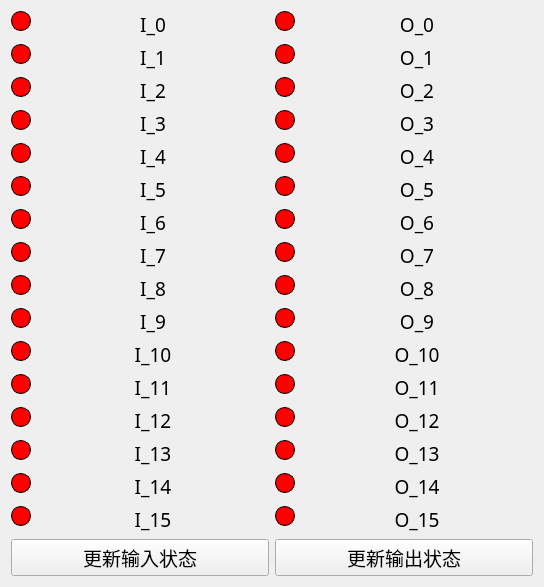
<?xml version="1.0" encoding="UTF-8"?>
<ui version="4.0">
 <class>IO</class>
 <widget class="QWidget" name="IO">
  <property name="geometry">
   <rect>
    <x>0</x>
    <y>0</y>
    <width>544</width>
    <height>496</height>
   </rect>
  </property>
  <property name="windowTitle">
   <string>Form</string>
  </property>
  <property name="styleSheet">
   <string notr="true"/>
  </property>
  <layout class="QGridLayout" name="gridLayout_2">
   <item row="0" column="0">
    <layout class="QFormLayout" name="formLayout">
     <item row="0" column="0">
      <widget class="QPushButton" name="I0Button">
       <property name="minimumSize">
        <size>
         <width>20</width>
         <height>20</height>
        </size>
       </property>
       <property name="maximumSize">
        <size>
         <width>20</width>
         <height>20</height>
        </size>
       </property>
       <property name="styleSheet">
        <string notr="true">#I0Button {
    background-color: red;
    border-radius: 10px; 
    border: 1px solid black;
}
</string>
       </property>
       <property name="text">
        <string/>
       </property>
       <property name="flat">
        <bool>false</bool>
       </property>
      </widget>
     </item>
     <item row="0" column="1">
      <widget class="QLabel" name="label_9">
       <property name="font">
        <font>
         <family>微软雅黑</family>
         <pointsize>14</pointsize>
        </font>
       </property>
       <property name="text">
        <string>&lt;html&gt;&lt;head/&gt;&lt;body&gt;&lt;p align=&quot;center&quot;&gt;I_0&lt;/p&gt;&lt;/body&gt;&lt;/html&gt;</string>
       </property>
      </widget>
     </item>
     <item row="1" column="0">
      <widget class="QPushButton" name="I1Button">
       <property name="minimumSize">
        <size>
         <width>20</width>
         <height>20</height>
        </size>
       </property>
       <property name="maximumSize">
        <size>
         <width>20</width>
         <height>20</height>
        </size>
       </property>
       <property name="styleSheet">
        <string notr="true">#I1Button {
    background-color: red;
    border-radius: 10px; 
    border: 1px solid black;
}
</string>
       </property>
       <property name="text">
        <string/>
       </property>
       <property name="flat">
        <bool>false</bool>
       </property>
      </widget>
     </item>
     <item row="1" column="1">
      <widget class="QLabel" name="label_17">
       <property name="font">
        <font>
         <family>微软雅黑</family>
         <pointsize>14</pointsize>
        </font>
       </property>
       <property name="text">
        <string>&lt;html&gt;&lt;head/&gt;&lt;body&gt;&lt;p align=&quot;center&quot;&gt;I_1&lt;/p&gt;&lt;/body&gt;&lt;/html&gt;</string>
       </property>
      </widget>
     </item>
     <item row="2" column="0">
      <widget class="QPushButton" name="I2Button">
       <property name="minimumSize">
        <size>
         <width>20</width>
         <height>20</height>
        </size>
       </property>
       <property name="maximumSize">
        <size>
         <width>20</width>
         <height>20</height>
        </size>
       </property>
       <property name="styleSheet">
        <string notr="true">#I2Button {
    background-color: red;
    border-radius: 10px; 
    border: 1px solid black;
}
</string>
       </property>
       <property name="text">
        <string/>
       </property>
       <property name="flat">
        <bool>false</bool>
       </property>
      </widget>
     </item>
     <item row="2" column="1">
      <widget class="QLabel" name="label_19">
       <property name="font">
        <font>
         <family>微软雅黑</family>
         <pointsize>14</pointsize>
        </font>
       </property>
       <property name="text">
        <string>&lt;html&gt;&lt;head/&gt;&lt;body&gt;&lt;p align=&quot;center&quot;&gt;I_2&lt;/p&gt;&lt;/body&gt;&lt;/html&gt;</string>
       </property>
      </widget>
     </item>
     <item row="3" column="0">
      <widget class="QPushButton" name="I3Button">
       <property name="minimumSize">
        <size>
         <width>20</width>
         <height>20</height>
        </size>
       </property>
       <property name="maximumSize">
        <size>
         <width>20</width>
         <height>20</height>
        </size>
       </property>
       <property name="styleSheet">
        <string notr="true">#I3Button {
    background-color: red;
    border-radius: 10px; 
    border: 1px solid black;
}
</string>
       </property>
       <property name="text">
        <string/>
       </property>
       <property name="flat">
        <bool>false</bool>
       </property>
      </widget>
     </item>
     <item row="3" column="1">
      <widget class="QLabel" name="label_23">
       <property name="font">
        <font>
         <family>微软雅黑</family>
         <pointsize>14</pointsize>
        </font>
       </property>
       <property name="text">
        <string>&lt;html&gt;&lt;head/&gt;&lt;body&gt;&lt;p align=&quot;center&quot;&gt;I_3&lt;/p&gt;&lt;/body&gt;&lt;/html&gt;</string>
       </property>
      </widget>
     </item>
     <item row="4" column="0">
      <widget class="QPushButton" name="I4Button">
       <property name="minimumSize">
        <size>
         <width>20</width>
         <height>20</height>
        </size>
       </property>
       <property name="maximumSize">
        <size>
         <width>20</width>
         <height>20</height>
        </size>
       </property>
       <property name="styleSheet">
        <string notr="true">#I4Button {
    background-color: red;
    border-radius: 10px; 
    border: 1px solid black;
}
</string>
       </property>
       <property name="text">
        <string/>
       </property>
       <property name="flat">
        <bool>false</bool>
       </property>
      </widget>
     </item>
     <item row="4" column="1">
      <widget class="QLabel" name="label_20">
       <property name="font">
        <font>
         <family>微软雅黑</family>
         <pointsize>14</pointsize>
        </font>
       </property>
       <property name="text">
        <string>&lt;html&gt;&lt;head/&gt;&lt;body&gt;&lt;p align=&quot;center&quot;&gt;I_4&lt;/p&gt;&lt;/body&gt;&lt;/html&gt;</string>
       </property>
      </widget>
     </item>
     <item row="5" column="0">
      <widget class="QPushButton" name="I5Button">
       <property name="minimumSize">
        <size>
         <width>20</width>
         <height>20</height>
        </size>
       </property>
       <property name="maximumSize">
        <size>
         <width>20</width>
         <height>20</height>
        </size>
       </property>
       <property name="styleSheet">
        <string notr="true">#I5Button {
    background-color: red;
    border-radius: 10px; 
    border: 1px solid black;
}
</string>
       </property>
       <property name="text">
        <string/>
       </property>
       <property name="flat">
        <bool>false</bool>
       </property>
      </widget>
     </item>
     <item row="5" column="1">
      <widget class="QLabel" name="label_21">
       <property name="font">
        <font>
         <family>微软雅黑</family>
         <pointsize>14</pointsize>
        </font>
       </property>
       <property name="text">
        <string>&lt;html&gt;&lt;head/&gt;&lt;body&gt;&lt;p align=&quot;center&quot;&gt;I_5&lt;/p&gt;&lt;/body&gt;&lt;/html&gt;</string>
       </property>
      </widget>
     </item>
     <item row="6" column="0">
      <widget class="QPushButton" name="I6Button">
       <property name="minimumSize">
        <size>
         <width>20</width>
         <height>20</height>
        </size>
       </property>
       <property name="maximumSize">
        <size>
         <width>20</width>
         <height>20</height>
        </size>
       </property>
       <property name="styleSheet">
        <string notr="true">#I6Button {
    background-color: red;
    border-radius: 10px; 
    border: 1px solid black;
}
</string>
       </property>
       <property name="text">
        <string/>
       </property>
       <property name="flat">
        <bool>false</bool>
       </property>
      </widget>
     </item>
     <item row="6" column="1">
      <widget class="QLabel" name="label_22">
       <property name="font">
        <font>
         <family>微软雅黑</family>
         <pointsize>14</pointsize>
        </font>
       </property>
       <property name="text">
        <string>&lt;html&gt;&lt;head/&gt;&lt;body&gt;&lt;p align=&quot;center&quot;&gt;I_6&lt;/p&gt;&lt;/body&gt;&lt;/html&gt;</string>
       </property>
      </widget>
     </item>
     <item row="7" column="0">
      <widget class="QPushButton" name="I7Button">
       <property name="minimumSize">
        <size>
         <width>20</width>
         <height>20</height>
        </size>
       </property>
       <property name="maximumSize">
        <size>
         <width>20</width>
         <height>20</height>
        </size>
       </property>
       <property name="styleSheet">
        <string notr="true">#I7Button {
    background-color: red;
    border-radius: 10px; 
    border: 1px solid black;
}
</string>
       </property>
       <property name="text">
        <string/>
       </property>
       <property name="flat">
        <bool>false</bool>
       </property>
      </widget>
     </item>
     <item row="7" column="1">
      <widget class="QLabel" name="label_24">
       <property name="font">
        <font>
         <family>微软雅黑</family>
         <pointsize>14</pointsize>
        </font>
       </property>
       <property name="text">
        <string>&lt;html&gt;&lt;head/&gt;&lt;body&gt;&lt;p align=&quot;center&quot;&gt;I_7&lt;/p&gt;&lt;/body&gt;&lt;/html&gt;</string>
       </property>
      </widget>
     </item>
     <item row="8" column="0">
      <widget class="QPushButton" name="I8Button">
       <property name="minimumSize">
        <size>
         <width>20</width>
         <height>20</height>
        </size>
       </property>
       <property name="maximumSize">
        <size>
         <width>20</width>
         <height>20</height>
        </size>
       </property>
       <property name="styleSheet">
        <string notr="true">#I8Button {
    background-color: red;
    border-radius: 10px; 
    border: 1px solid black;
}
</string>
       </property>
       <property name="text">
        <string/>
       </property>
       <property name="flat">
        <bool>false</bool>
       </property>
      </widget>
     </item>
     <item row="8" column="1">
      <widget class="QLabel" name="label_25">
       <property name="font">
        <font>
         <family>微软雅黑</family>
         <pointsize>14</pointsize>
        </font>
       </property>
       <property name="text">
        <string>&lt;html&gt;&lt;head/&gt;&lt;body&gt;&lt;p align=&quot;center&quot;&gt;I_8&lt;/p&gt;&lt;/body&gt;&lt;/html&gt;</string>
       </property>
      </widget>
     </item>
     <item row="9" column="0">
      <widget class="QPushButton" name="I9Button">
       <property name="minimumSize">
        <size>
         <width>20</width>
         <height>20</height>
        </size>
       </property>
       <property name="maximumSize">
        <size>
         <width>20</width>
         <height>20</height>
        </size>
       </property>
       <property name="styleSheet">
        <string notr="true">#I9Button {
    background-color: red;
    border-radius: 10px; 
    border: 1px solid black;
}
</string>
       </property>
       <property name="text">
        <string/>
       </property>
       <property name="flat">
        <bool>false</bool>
       </property>
      </widget>
     </item>
     <item row="9" column="1">
      <widget class="QLabel" name="label_26">
       <property name="font">
        <font>
         <family>微软雅黑</family>
         <pointsize>14</pointsize>
        </font>
       </property>
       <property name="text">
        <string>&lt;html&gt;&lt;head/&gt;&lt;body&gt;&lt;p align=&quot;center&quot;&gt;I_9&lt;/p&gt;&lt;/body&gt;&lt;/html&gt;</string>
       </property>
      </widget>
     </item>
     <item row="10" column="0">
      <widget class="QPushButton" name="I10Button">
       <property name="minimumSize">
        <size>
         <width>20</width>
         <height>20</height>
        </size>
       </property>
       <property name="maximumSize">
        <size>
         <width>20</width>
         <height>20</height>
        </size>
       </property>
       <property name="styleSheet">
        <string notr="true">#I10Button {
    background-color: red;
    border-radius: 10px; 
    border: 1px solid black;
}
</string>
       </property>
       <property name="text">
        <string/>
       </property>
       <property name="flat">
        <bool>false</bool>
       </property>
      </widget>
     </item>
     <item row="10" column="1">
      <widget class="QLabel" name="label_27">
       <property name="font">
        <font>
         <family>微软雅黑</family>
         <pointsize>14</pointsize>
        </font>
       </property>
       <property name="text">
        <string>&lt;html&gt;&lt;head/&gt;&lt;body&gt;&lt;p align=&quot;center&quot;&gt;I_10&lt;/p&gt;&lt;/body&gt;&lt;/html&gt;</string>
       </property>
      </widget>
     </item>
     <item row="11" column="0">
      <widget class="QPushButton" name="I11Button">
       <property name="minimumSize">
        <size>
         <width>20</width>
         <height>20</height>
        </size>
       </property>
       <property name="maximumSize">
        <size>
         <width>20</width>
         <height>20</height>
        </size>
       </property>
       <property name="styleSheet">
        <string notr="true">#I11Button {
    background-color: red;
    border-radius: 10px; 
    border: 1px solid black;
}
</string>
       </property>
       <property name="text">
        <string/>
       </property>
       <property name="flat">
        <bool>false</bool>
       </property>
      </widget>
     </item>
     <item row="11" column="1">
      <widget class="QLabel" name="label_28">
       <property name="font">
        <font>
         <family>微软雅黑</family>
         <pointsize>14</pointsize>
        </font>
       </property>
       <property name="text">
        <string>&lt;html&gt;&lt;head/&gt;&lt;body&gt;&lt;p align=&quot;center&quot;&gt;I_11&lt;/p&gt;&lt;/body&gt;&lt;/html&gt;</string>
       </property>
      </widget>
     </item>
     <item row="12" column="0">
      <widget class="QPushButton" name="I12Button">
       <property name="minimumSize">
        <size>
         <width>20</width>
         <height>20</height>
        </size>
       </property>
       <property name="maximumSize">
        <size>
         <width>20</width>
         <height>20</height>
        </size>
       </property>
       <property name="styleSheet">
        <string notr="true">#I12Button {
    background-color: red;
    border-radius: 10px; 
    border: 1px solid black;
}
</string>
       </property>
       <property name="text">
        <string/>
       </property>
       <property name="flat">
        <bool>false</bool>
       </property>
      </widget>
     </item>
     <item row="12" column="1">
      <widget class="QLabel" name="label_29">
       <property name="font">
        <font>
         <family>微软雅黑</family>
         <pointsize>14</pointsize>
        </font>
       </property>
       <property name="text">
        <string>&lt;html&gt;&lt;head/&gt;&lt;body&gt;&lt;p align=&quot;center&quot;&gt;I_12&lt;/p&gt;&lt;/body&gt;&lt;/html&gt;</string>
       </property>
      </widget>
     </item>
     <item row="13" column="0">
      <widget class="QPushButton" name="I13Button">
       <property name="minimumSize">
        <size>
         <width>20</width>
         <height>20</height>
        </size>
       </property>
       <property name="maximumSize">
        <size>
         <width>20</width>
         <height>20</height>
        </size>
       </property>
       <property name="styleSheet">
        <string notr="true">#I13Button {
    background-color: red;
    border-radius: 10px; 
    border: 1px solid black;
}
</string>
       </property>
       <property name="text">
        <string/>
       </property>
       <property name="flat">
        <bool>false</bool>
       </property>
      </widget>
     </item>
     <item row="13" column="1">
      <widget class="QLabel" name="label_30">
       <property name="font">
        <font>
         <family>微软雅黑</family>
         <pointsize>14</pointsize>
        </font>
       </property>
       <property name="text">
        <string>&lt;html&gt;&lt;head/&gt;&lt;body&gt;&lt;p align=&quot;center&quot;&gt;I_13&lt;/p&gt;&lt;/body&gt;&lt;/html&gt;</string>
       </property>
      </widget>
     </item>
     <item row="14" column="0">
      <widget class="QPushButton" name="I14Button">
       <property name="minimumSize">
        <size>
         <width>20</width>
         <height>20</height>
        </size>
       </property>
       <property name="maximumSize">
        <size>
         <width>20</width>
         <height>20</height>
        </size>
       </property>
       <property name="styleSheet">
        <string notr="true">#I14Button {
    background-color: red;
    border-radius: 10px; 
    border: 1px solid black;
}
</string>
       </property>
       <property name="text">
        <string/>
       </property>
       <property name="flat">
        <bool>false</bool>
       </property>
      </widget>
     </item>
     <item row="14" column="1">
      <widget class="QLabel" name="label_31">
       <property name="font">
        <font>
         <family>微软雅黑</family>
         <pointsize>14</pointsize>
        </font>
       </property>
       <property name="text">
        <string>&lt;html&gt;&lt;head/&gt;&lt;body&gt;&lt;p align=&quot;center&quot;&gt;I_14&lt;/p&gt;&lt;/body&gt;&lt;/html&gt;</string>
       </property>
      </widget>
     </item>
     <item row="15" column="0">
      <widget class="QPushButton" name="I15Button">
       <property name="minimumSize">
        <size>
         <width>20</width>
         <height>20</height>
        </size>
       </property>
       <property name="maximumSize">
        <size>
         <width>20</width>
         <height>20</height>
        </size>
       </property>
       <property name="styleSheet">
        <string notr="true">#I15Button {
    background-color: red;
    border-radius: 10px; 
    border: 1px solid black;
}
</string>
       </property>
       <property name="text">
        <string/>
       </property>
       <property name="flat">
        <bool>false</bool>
       </property>
      </widget>
     </item>
     <item row="15" column="1">
      <widget class="QLabel" name="label_32">
       <property name="font">
        <font>
         <family>微软雅黑</family>
         <pointsize>14</pointsize>
        </font>
       </property>
       <property name="text">
        <string>&lt;html&gt;&lt;head/&gt;&lt;body&gt;&lt;p align=&quot;center&quot;&gt;I_15&lt;/p&gt;&lt;/body&gt;&lt;/html&gt;</string>
       </property>
      </widget>
     </item>
    </layout>
   </item>
   <item row="0" column="1">
    <layout class="QFormLayout" name="formLayout_2">
     <item row="0" column="0">
      <widget class="QPushButton" name="O0Button">
       <property name="minimumSize">
        <size>
         <width>20</width>
         <height>20</height>
        </size>
       </property>
       <property name="maximumSize">
        <size>
         <width>20</width>
         <height>20</height>
        </size>
       </property>
       <property name="styleSheet">
        <string notr="true">#O0Button {
    background-color: red;
    border-radius: 10px; 
    border: 1px solid black;
}
</string>
       </property>
       <property name="text">
        <string/>
       </property>
       <property name="flat">
        <bool>false</bool>
       </property>
      </widget>
     </item>
     <item row="0" column="1">
      <widget class="QLabel" name="label">
       <property name="font">
        <font>
         <family>微软雅黑</family>
         <pointsize>14</pointsize>
        </font>
       </property>
       <property name="text">
        <string>&lt;html&gt;&lt;head/&gt;&lt;body&gt;&lt;p align=&quot;center&quot;&gt;O_0&lt;/p&gt;&lt;/body&gt;&lt;/html&gt;</string>
       </property>
      </widget>
     </item>
     <item row="1" column="0">
      <widget class="QPushButton" name="O1Button">
       <property name="minimumSize">
        <size>
         <width>20</width>
         <height>20</height>
        </size>
       </property>
       <property name="maximumSize">
        <size>
         <width>20</width>
         <height>20</height>
        </size>
       </property>
       <property name="styleSheet">
        <string notr="true">#O1Button {
    background-color: red;
    border-radius: 10px; 
    border: 1px solid black;
}
</string>
       </property>
       <property name="text">
        <string/>
       </property>
       <property name="flat">
        <bool>false</bool>
       </property>
      </widget>
     </item>
     <item row="1" column="1">
      <widget class="QLabel" name="label_18">
       <property name="font">
        <font>
         <family>微软雅黑</family>
         <pointsize>14</pointsize>
        </font>
       </property>
       <property name="text">
        <string>&lt;html&gt;&lt;head/&gt;&lt;body&gt;&lt;p align=&quot;center&quot;&gt;O_1&lt;/p&gt;&lt;/body&gt;&lt;/html&gt;</string>
       </property>
      </widget>
     </item>
     <item row="2" column="0">
      <widget class="QPushButton" name="O2Button">
       <property name="minimumSize">
        <size>
         <width>20</width>
         <height>20</height>
        </size>
       </property>
       <property name="maximumSize">
        <size>
         <width>20</width>
         <height>20</height>
        </size>
       </property>
       <property name="styleSheet">
        <string notr="true">#O2Button {
    background-color: red;
    border-radius: 10px; 
    border: 1px solid black;
}
</string>
       </property>
       <property name="text">
        <string/>
       </property>
       <property name="flat">
        <bool>false</bool>
       </property>
      </widget>
     </item>
     <item row="2" column="1">
      <widget class="QLabel" name="label_46">
       <property name="font">
        <font>
         <family>微软雅黑</family>
         <pointsize>14</pointsize>
        </font>
       </property>
       <property name="text">
        <string>&lt;html&gt;&lt;head/&gt;&lt;body&gt;&lt;p align=&quot;center&quot;&gt;O_2&lt;/p&gt;&lt;/body&gt;&lt;/html&gt;</string>
       </property>
      </widget>
     </item>
     <item row="3" column="0">
      <widget class="QPushButton" name="O3Button">
       <property name="minimumSize">
        <size>
         <width>20</width>
         <height>20</height>
        </size>
       </property>
       <property name="maximumSize">
        <size>
         <width>20</width>
         <height>20</height>
        </size>
       </property>
       <property name="styleSheet">
        <string notr="true">#O3Button {
    background-color: red;
    border-radius: 10px; 
    border: 1px solid black;
}
</string>
       </property>
       <property name="text">
        <string/>
       </property>
       <property name="flat">
        <bool>false</bool>
       </property>
      </widget>
     </item>
     <item row="3" column="1">
      <widget class="QLabel" name="label_45">
       <property name="font">
        <font>
         <family>微软雅黑</family>
         <pointsize>14</pointsize>
        </font>
       </property>
       <property name="text">
        <string>&lt;html&gt;&lt;head/&gt;&lt;body&gt;&lt;p align=&quot;center&quot;&gt;O_3&lt;/p&gt;&lt;/body&gt;&lt;/html&gt;</string>
       </property>
      </widget>
     </item>
     <item row="4" column="0">
      <widget class="QPushButton" name="O4Button">
       <property name="minimumSize">
        <size>
         <width>20</width>
         <height>20</height>
        </size>
       </property>
       <property name="maximumSize">
        <size>
         <width>20</width>
         <height>20</height>
        </size>
       </property>
       <property name="styleSheet">
        <string notr="true">#O4Button {
    background-color: red;
    border-radius: 10px; 
    border: 1px solid black;
}
</string>
       </property>
       <property name="text">
        <string/>
       </property>
       <property name="flat">
        <bool>false</bool>
       </property>
      </widget>
     </item>
     <item row="4" column="1">
      <widget class="QLabel" name="label_44">
       <property name="font">
        <font>
         <family>微软雅黑</family>
         <pointsize>14</pointsize>
        </font>
       </property>
       <property name="text">
        <string>&lt;html&gt;&lt;head/&gt;&lt;body&gt;&lt;p align=&quot;center&quot;&gt;O_4&lt;/p&gt;&lt;/body&gt;&lt;/html&gt;</string>
       </property>
      </widget>
     </item>
     <item row="5" column="0">
      <widget class="QPushButton" name="O5Button">
       <property name="minimumSize">
        <size>
         <width>20</width>
         <height>20</height>
        </size>
       </property>
       <property name="maximumSize">
        <size>
         <width>20</width>
         <height>20</height>
        </size>
       </property>
       <property name="styleSheet">
        <string notr="true">#O5Button {
    background-color: red;
    border-radius: 10px; 
    border: 1px solid black;
}
</string>
       </property>
       <property name="text">
        <string/>
       </property>
       <property name="flat">
        <bool>false</bool>
       </property>
      </widget>
     </item>
     <item row="5" column="1">
      <widget class="QLabel" name="label_43">
       <property name="font">
        <font>
         <family>微软雅黑</family>
         <pointsize>14</pointsize>
        </font>
       </property>
       <property name="text">
        <string>&lt;html&gt;&lt;head/&gt;&lt;body&gt;&lt;p align=&quot;center&quot;&gt;O_5&lt;/p&gt;&lt;/body&gt;&lt;/html&gt;</string>
       </property>
      </widget>
     </item>
     <item row="6" column="0">
      <widget class="QPushButton" name="O6Button">
       <property name="minimumSize">
        <size>
         <width>20</width>
         <height>20</height>
        </size>
       </property>
       <property name="maximumSize">
        <size>
         <width>20</width>
         <height>20</height>
        </size>
       </property>
       <property name="styleSheet">
        <string notr="true">#O6Button {
    background-color: red;
    border-radius: 10px; 
    border: 1px solid black;
}
</string>
       </property>
       <property name="text">
        <string/>
       </property>
       <property name="flat">
        <bool>false</bool>
       </property>
      </widget>
     </item>
     <item row="6" column="1">
      <widget class="QLabel" name="label_42">
       <property name="font">
        <font>
         <family>微软雅黑</family>
         <pointsize>14</pointsize>
        </font>
       </property>
       <property name="text">
        <string>&lt;html&gt;&lt;head/&gt;&lt;body&gt;&lt;p align=&quot;center&quot;&gt;O_6&lt;/p&gt;&lt;/body&gt;&lt;/html&gt;</string>
       </property>
      </widget>
     </item>
     <item row="7" column="0">
      <widget class="QPushButton" name="O7Button">
       <property name="minimumSize">
        <size>
         <width>20</width>
         <height>20</height>
        </size>
       </property>
       <property name="maximumSize">
        <size>
         <width>20</width>
         <height>20</height>
        </size>
       </property>
       <property name="styleSheet">
        <string notr="true">#O7Button {
    background-color: red;
    border-radius: 10px; 
    border: 1px solid black;
}
</string>
       </property>
       <property name="text">
        <string/>
       </property>
       <property name="flat">
        <bool>false</bool>
       </property>
      </widget>
     </item>
     <item row="7" column="1">
      <widget class="QLabel" name="label_41">
       <property name="font">
        <font>
         <family>微软雅黑</family>
         <pointsize>14</pointsize>
        </font>
       </property>
       <property name="text">
        <string>&lt;html&gt;&lt;head/&gt;&lt;body&gt;&lt;p align=&quot;center&quot;&gt;O_7&lt;/p&gt;&lt;/body&gt;&lt;/html&gt;</string>
       </property>
      </widget>
     </item>
     <item row="8" column="0">
      <widget class="QPushButton" name="O8Button">
       <property name="minimumSize">
        <size>
         <width>20</width>
         <height>20</height>
        </size>
       </property>
       <property name="maximumSize">
        <size>
         <width>20</width>
         <height>20</height>
        </size>
       </property>
       <property name="styleSheet">
        <string notr="true">#O8Button {
    background-color: red;
    border-radius: 10px; 
    border: 1px solid black;
}
</string>
       </property>
       <property name="text">
        <string/>
       </property>
       <property name="flat">
        <bool>false</bool>
       </property>
      </widget>
     </item>
     <item row="8" column="1">
      <widget class="QLabel" name="label_40">
       <property name="font">
        <font>
         <family>微软雅黑</family>
         <pointsize>14</pointsize>
        </font>
       </property>
       <property name="text">
        <string>&lt;html&gt;&lt;head/&gt;&lt;body&gt;&lt;p align=&quot;center&quot;&gt;O_8&lt;/p&gt;&lt;/body&gt;&lt;/html&gt;</string>
       </property>
      </widget>
     </item>
     <item row="9" column="0">
      <widget class="QPushButton" name="O9Button">
       <property name="minimumSize">
        <size>
         <width>20</width>
         <height>20</height>
        </size>
       </property>
       <property name="maximumSize">
        <size>
         <width>20</width>
         <height>20</height>
        </size>
       </property>
       <property name="styleSheet">
        <string notr="true">#O9Button {
    background-color: red;
    border-radius: 10px; 
    border: 1px solid black;
}
</string>
       </property>
       <property name="text">
        <string/>
       </property>
       <property name="flat">
        <bool>false</bool>
       </property>
      </widget>
     </item>
     <item row="9" column="1">
      <widget class="QLabel" name="label_39">
       <property name="font">
        <font>
         <family>微软雅黑</family>
         <pointsize>14</pointsize>
        </font>
       </property>
       <property name="text">
        <string>&lt;html&gt;&lt;head/&gt;&lt;body&gt;&lt;p align=&quot;center&quot;&gt;O_9&lt;/p&gt;&lt;/body&gt;&lt;/html&gt;</string>
       </property>
      </widget>
     </item>
     <item row="10" column="0">
      <widget class="QPushButton" name="O10Button">
       <property name="minimumSize">
        <size>
         <width>20</width>
         <height>20</height>
        </size>
       </property>
       <property name="maximumSize">
        <size>
         <width>20</width>
         <height>20</height>
        </size>
       </property>
       <property name="styleSheet">
        <string notr="true">#O10Button {
    background-color: red;
    border-radius: 10px; 
    border: 1px solid black;
}
</string>
       </property>
       <property name="text">
        <string/>
       </property>
       <property name="flat">
        <bool>false</bool>
       </property>
      </widget>
     </item>
     <item row="10" column="1">
      <widget class="QLabel" name="label_38">
       <property name="font">
        <font>
         <family>微软雅黑</family>
         <pointsize>14</pointsize>
        </font>
       </property>
       <property name="text">
        <string>&lt;html&gt;&lt;head/&gt;&lt;body&gt;&lt;p align=&quot;center&quot;&gt;O_10&lt;/p&gt;&lt;/body&gt;&lt;/html&gt;</string>
       </property>
      </widget>
     </item>
     <item row="11" column="0">
      <widget class="QPushButton" name="O11Button">
       <property name="minimumSize">
        <size>
         <width>20</width>
         <height>20</height>
        </size>
       </property>
       <property name="maximumSize">
        <size>
         <width>20</width>
         <height>20</height>
        </size>
       </property>
       <property name="styleSheet">
        <string notr="true">#O11Button {
    background-color: red;
    border-radius: 10px; 
    border: 1px solid black;
}
</string>
       </property>
       <property name="text">
        <string/>
       </property>
       <property name="flat">
        <bool>false</bool>
       </property>
      </widget>
     </item>
     <item row="11" column="1">
      <widget class="QLabel" name="label_37">
       <property name="font">
        <font>
         <family>微软雅黑</family>
         <pointsize>14</pointsize>
        </font>
       </property>
       <property name="text">
        <string>&lt;html&gt;&lt;head/&gt;&lt;body&gt;&lt;p align=&quot;center&quot;&gt;O_11&lt;/p&gt;&lt;/body&gt;&lt;/html&gt;</string>
       </property>
      </widget>
     </item>
     <item row="12" column="0">
      <widget class="QPushButton" name="O12Button">
       <property name="minimumSize">
        <size>
         <width>20</width>
         <height>20</height>
        </size>
       </property>
       <property name="maximumSize">
        <size>
         <width>20</width>
         <height>20</height>
        </size>
       </property>
       <property name="styleSheet">
        <string notr="true">#O12Button {
    background-color: red;
    border-radius: 10px; 
    border: 1px solid black;
}
</string>
       </property>
       <property name="text">
        <string/>
       </property>
       <property name="flat">
        <bool>false</bool>
       </property>
      </widget>
     </item>
     <item row="12" column="1">
      <widget class="QLabel" name="label_36">
       <property name="font">
        <font>
         <family>微软雅黑</family>
         <pointsize>14</pointsize>
        </font>
       </property>
       <property name="text">
        <string>&lt;html&gt;&lt;head/&gt;&lt;body&gt;&lt;p align=&quot;center&quot;&gt;O_12&lt;/p&gt;&lt;/body&gt;&lt;/html&gt;</string>
       </property>
      </widget>
     </item>
     <item row="13" column="0">
      <widget class="QPushButton" name="O13Button">
       <property name="minimumSize">
        <size>
         <width>20</width>
         <height>20</height>
        </size>
       </property>
       <property name="maximumSize">
        <size>
         <width>20</width>
         <height>20</height>
        </size>
       </property>
       <property name="styleSheet">
        <string notr="true">#O13Button {
    background-color: red;
    border-radius: 10px; 
    border: 1px solid black;
}
</string>
       </property>
       <property name="text">
        <string/>
       </property>
       <property name="flat">
        <bool>false</bool>
       </property>
      </widget>
     </item>
     <item row="13" column="1">
      <widget class="QLabel" name="label_35">
       <property name="font">
        <font>
         <family>微软雅黑</family>
         <pointsize>14</pointsize>
        </font>
       </property>
       <property name="text">
        <string>&lt;html&gt;&lt;head/&gt;&lt;body&gt;&lt;p align=&quot;center&quot;&gt;O_13&lt;/p&gt;&lt;/body&gt;&lt;/html&gt;</string>
       </property>
      </widget>
     </item>
     <item row="14" column="0">
      <widget class="QPushButton" name="O14Button">
       <property name="minimumSize">
        <size>
         <width>20</width>
         <height>20</height>
        </size>
       </property>
       <property name="maximumSize">
        <size>
         <width>20</width>
         <height>20</height>
        </size>
       </property>
       <property name="styleSheet">
        <string notr="true">#O14Button {
    background-color: red;
    border-radius: 10px; 
    border: 1px solid black;
}
</string>
       </property>
       <property name="text">
        <string/>
       </property>
       <property name="flat">
        <bool>false</bool>
       </property>
      </widget>
     </item>
     <item row="14" column="1">
      <widget class="QLabel" name="label_34">
       <property name="font">
        <font>
         <family>微软雅黑</family>
         <pointsize>14</pointsize>
        </font>
       </property>
       <property name="text">
        <string>&lt;html&gt;&lt;head/&gt;&lt;body&gt;&lt;p align=&quot;center&quot;&gt;O_14&lt;/p&gt;&lt;/body&gt;&lt;/html&gt;</string>
       </property>
      </widget>
     </item>
     <item row="15" column="0">
      <widget class="QPushButton" name="O15Button">
       <property name="minimumSize">
        <size>
         <width>20</width>
         <height>20</height>
        </size>
       </property>
       <property name="maximumSize">
        <size>
         <width>20</width>
         <height>20</height>
        </size>
       </property>
       <property name="styleSheet">
        <string notr="true">#O15Button {
    background-color: red;
    border-radius: 10px; 
    border: 1px solid black;
}
</string>
       </property>
       <property name="text">
        <string/>
       </property>
       <property name="flat">
        <bool>false</bool>
       </property>
      </widget>
     </item>
     <item row="15" column="1">
      <widget class="QLabel" name="label_33">
       <property name="font">
        <font>
         <family>微软雅黑</family>
         <pointsize>14</pointsize>
        </font>
       </property>
       <property name="text">
        <string>&lt;html&gt;&lt;head/&gt;&lt;body&gt;&lt;p align=&quot;center&quot;&gt;O_15&lt;/p&gt;&lt;/body&gt;&lt;/html&gt;</string>
       </property>
      </widget>
     </item>
    </layout>
   </item>
   <item row="1" column="0">
    <widget class="QPushButton" name="updateInputButton">
     <property name="font">
      <font>
       <family>微软雅黑</family>
       <pointsize>14</pointsize>
      </font>
     </property>
     <property name="text">
      <string>更新输入状态</string>
     </property>
    </widget>
   </item>
   <item row="1" column="1">
    <widget class="QPushButton" name="updateOutputButton">
     <property name="font">
      <font>
       <family>微软雅黑</family>
       <pointsize>14</pointsize>
      </font>
     </property>
     <property name="text">
      <string>更新输出状态</string>
     </property>
    </widget>
   </item>
  </layout>
 </widget>
 <resources/>
 <connections/>
</ui>
